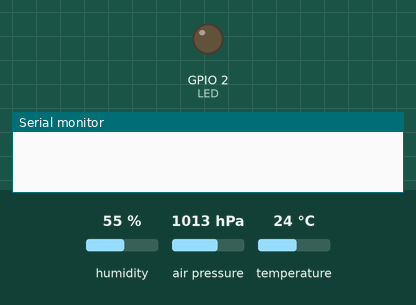
Simulated run of this sketch. Board: ESP8266 (NodeMCU). Parts: output pins drawn as LEDs (lit = HIGH), the last lines printed to the serial monitor. Inputs (shaded band) come from the test bench; at power-on: humidity 55 %, air pressure 1013 hPa, temperature 24 °C. WiFi joins after 1.5 s; servers stay silent unless stated; storage starts empty; random numbers use the default seed unless the sketch sets one; no MQTT or app messages arrive unless stated.

Above: at 0.0 s.
At 2.6 s:
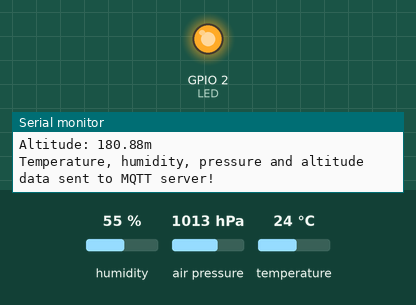
Timing chart, 0 to 4.1 s (numbered marks = the images above):
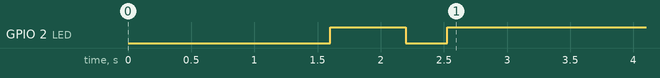

The sketch:

esp8266-bme280-wifimanager-custom-mqtt.ino
```cpp
#include <FS.h>
#include <ESP8266WiFi.h> // To connect to WiFi
#include <Wire.h>  // Only needed for Arduino 1.6.5 and earlier
#include <Adafruit_BME280.h> // BME280 sensor
#include <PubSubClient.h>
#include <WiFiManager.h>
#include <Ticker.h>
#include <ArduinoJson.h>
Ticker ticker;

#ifndef LED_BUILTIN
#define LED_BUILTIN 13 // ESP32 DOES NOT DEFINE LED_BUILTIN
#endif

#ifdef ESP32
  #include <SPIFFS.h>
#endif

// For LED ticker
int LED = LED_BUILTIN;

// Configure the BME280 sensor
#define SEALEVELPRESSURE_HPA (1035)
Adafruit_BME280 bme; // I2C


// Static IP address
char static_ip[16] = "192.168.1.148";
char static_gateway[16] = "192.168.1.254";
char static_subnet[16] = "255.255.255.0";

// MQTT credentials
char mqtt_server[40] = "192.168.1.24";
char channel[10] = "sensors";
char level[10] = "upstairs";
char room[20] = "dev";
char temp_calibration[6] = "5.57";
WiFiClient espClient;
PubSubClient client(espClient);

//flag for saving data
bool shouldSaveConfig = false;

//callback notifying us of the need to save config
void saveConfigCallback () {
  Serial.println("Should save config");
  shouldSaveConfig = true;
}

void tick()
{
  //toggle state
  digitalWrite(LED, !digitalRead(LED));     // set pin to the opposite state
}

//gets called when WiFiManager enters configuration mode
void configModeCallback (WiFiManager *myWiFiManager) {
  Serial.println("Entered config mode");
  Serial.println(WiFi.softAPIP());
  Serial.println(myWiFiManager->getConfigPortalSSID());
  ticker.attach(0.2, tick);
}

void setupSpiffs(){
  //read configuration from FS json
  Serial.println("");
  Serial.println("Mounting File system...");

  if (SPIFFS.begin()) {
    Serial.println("Mounted file system!");
    if (SPIFFS.exists("/config.json")) {
      //file exists, reading and loading
      Serial.println("Reading config file...");
      File configFile = SPIFFS.open("/config.json", "r");
      if (configFile) {
        Serial.println("Opened config file!");
        size_t size = configFile.size();
        // Allocate a buffer to store contents of the file.
        std::unique_ptr<char[]> buf(new char[size]);

        configFile.readBytes(buf.get(), size);
        DynamicJsonBuffer jsonBuffer;
        JsonObject& json = jsonBuffer.parseObject(buf.get());
        json.printTo(Serial);
        if (json.success()) {
          Serial.println("\nParsed json");

          strcpy(mqtt_server, json["mqtt_server"]);
          strcpy(channel, json["channel"]);
          strcpy(level, json["level"]);
          strcpy(room, json["room"]);
          strcpy(temp_calibration, json["temp_calibration"]);

          if(json["ip"]) {
            Serial.println("Setting custom IP from config");
            strcpy(static_ip, json["ip"]);
            strcpy(static_gateway, json["gateway"]);
            strcpy(static_subnet, json["subnet"]);
            Serial.println(static_ip);
          } else {
            Serial.println("No custom IP address in config");
          }

        } else {
          Serial.println("Failed to load json config!");
        }
      }
    }
  } else {
    Serial.println("Failed to mount file system!");
  }
}

void setup() {
  WiFi.mode(WIFI_STA);
  delay(1000);
  Serial.begin(115200);
  pinMode(LED, OUTPUT); // Set LED pin as output
  ticker.attach(0.6, tick);
  setupSpiffs();
  //WiFiManager
  WiFiManager wm;
  WiFiManagerParameter custom_mqtt_server("mqtt_server", "MQTT server", mqtt_server, 40);
  WiFiManagerParameter custom_channel("channel", "MQTT channel", channel, 10);
  WiFiManagerParameter custom_level("level", "Floor in house", level, 10);
  WiFiManagerParameter custom_room("room", "Room in house", room, 20);
  WiFiManagerParameter custom_temp_calibration("temp_calibration", "Temperature calibration", temp_calibration, 6);
  wm.setSaveConfigCallback(saveConfigCallback);
  wm.addParameter(&custom_mqtt_server);
  wm.addParameter(&custom_channel);
  wm.addParameter(&custom_level);
  wm.addParameter(&custom_room);
  wm.addParameter(&custom_temp_calibration);
  // Set static IP address
  IPAddress _ip,_gateway,_subnet;
  _ip.fromString(static_ip);
  _gateway.fromString(static_gateway);
  _subnet.fromString(static_subnet);
  wm.setSTAStaticIPConfig(_ip, _gateway, _subnet);
  wm.setAPCallback(configModeCallback);
  if (!wm.autoConnect()) {
    Serial.println("Failed to connect and hit timeout");
    ESP.restart();
    delay(1000);
  }
  Serial.println("");
  Serial.print("WiFi connected with IP ");
  Serial.println(WiFi.localIP());
  ticker.detach();
  digitalWrite(LED, HIGH);  //LOW = LED on, HIGH = LED off
  // Read updated parameters
  strcpy(mqtt_server, custom_mqtt_server.getValue());
  strcpy(channel, custom_channel.getValue());
  strcpy(level, custom_level.getValue());
  strcpy(room, custom_room.getValue());
  strcpy(temp_calibration, custom_temp_calibration.getValue());
  // Save the custom parameters to file system
  if (shouldSaveConfig) {
    Serial.println("Saving config...");
    DynamicJsonBuffer jsonBuffer;
    JsonObject& json = jsonBuffer.createObject();
    json["mqtt_server"] = mqtt_server;
    json["channel"] = channel;
    json["level"] = level;
    json["room"] = room;
    json["temp_calibration"] = temp_calibration;
    json["ip"] = WiFi.localIP().toString();
    json["gateway"] = WiFi.gatewayIP().toString();
    json["subnet"] = WiFi.subnetMask().toString();
    File configFile = SPIFFS.open("/config.json", "w");
    if (!configFile) {
      Serial.println("Failed to open config file for writing!");
    }
    json.prettyPrintTo(Serial);
    json.printTo(configFile);
    configFile.close();
    Serial.println("Done saving!");
    //end save
    shouldSaveConfig = false;
  }
  client.setServer(mqtt_server, 1883);
  Serial.println("Connected to MQTT server: " + String(mqtt_server));
  Serial.println("");
  bool status;
  status = bme.begin(0x76);
  if (!status) {
    Serial.println("Could not find a valid BME280 sensor, check wiring!");
    while (1);
  }
  Serial.println("Found BME280 sensor!");
}

void reconnect() {
  while (!client.connected()) {
    Serial.print("Attempting MQTT connection...");
    // Create a random client ID
    String clientId = "ESP8266Client-";
    clientId += String(random(0xffff), HEX);
    if (client.connect(clientId.c_str())) {
      Serial.println("connected");
    } else {
      Serial.print("failed, rc=");
      Serial.print(client.state());
      Serial.println(" try again in 5 seconds");
      delay(5000);
    }
  }
}

void loop() {
  if (!client.connected()) {
    reconnect();
  }
  // For temperature calibration
  char* tc = temp_calibration;
  char temp_calib_alt = (char)atoi(tc);
  float temp_calib = (float)temp_calib_alt;
  float temperature = bme.readTemperature() - temp_calib; // Use WiFi Manager to add calibration value
  //float temperature = bme.readTemperature(); // Default
  String v1 = ("temperature,room=" + String(room) + ",floor=" + String(level) + " value=" + String(temperature));
  float humidity = bme.readHumidity();
  String v2 = ("humidity,room=" + String(room) + ",floor=" + String(level) + " value=" + String(humidity));
  float pressure = bme.readPressure() / 100.0F;
  String v3 = ("pressure,room=" + String(room) + ",floor=" + String(level) + " value=" + String(pressure));
  float altitude = bme.readAltitude(SEALEVELPRESSURE_HPA);
  String v4 = ("altitude,room=" + String(room) + ",floor=" + String(level) + " value=" + String(altitude));
  Serial.print("Temperature: ");
  Serial.print(temperature, 4); Serial.println("°C.");
  Serial.print("Humidity: ");
  Serial.print(humidity, 2); Serial.println("% RH.");
  Serial.print("Pressure: ");
  Serial.print(pressure, 0); Serial.println("hPa.");
  Serial.print("Altitude: ");
  Serial.print(altitude, 2); Serial.println("m");
  client.publish(channel, v1.c_str(), true);
  client.publish(channel, v2.c_str(), true);
  client.publish(channel, v3.c_str(), true);
  client.publish(channel, v4.c_str(), true);
  Serial.println("Temperature, humidity, pressure and altitude data sent to MQTT server!");
  delay(60000);
}
```
